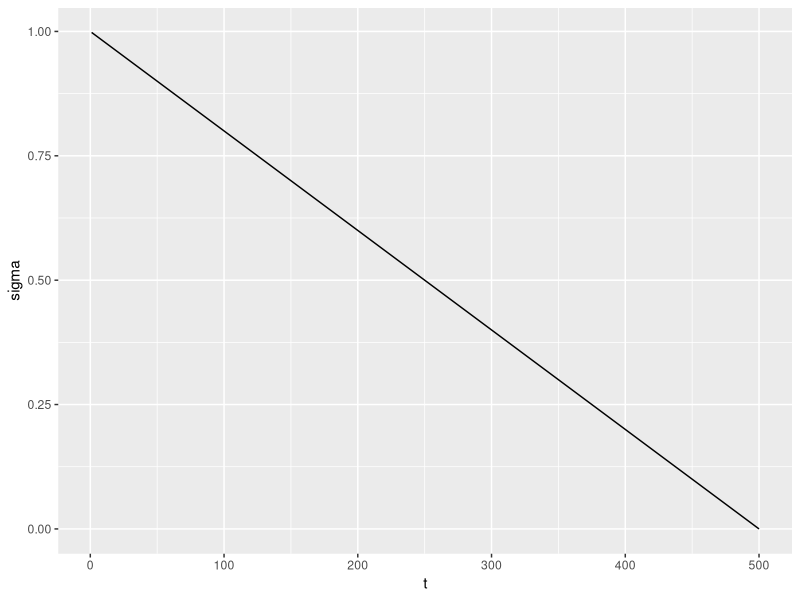
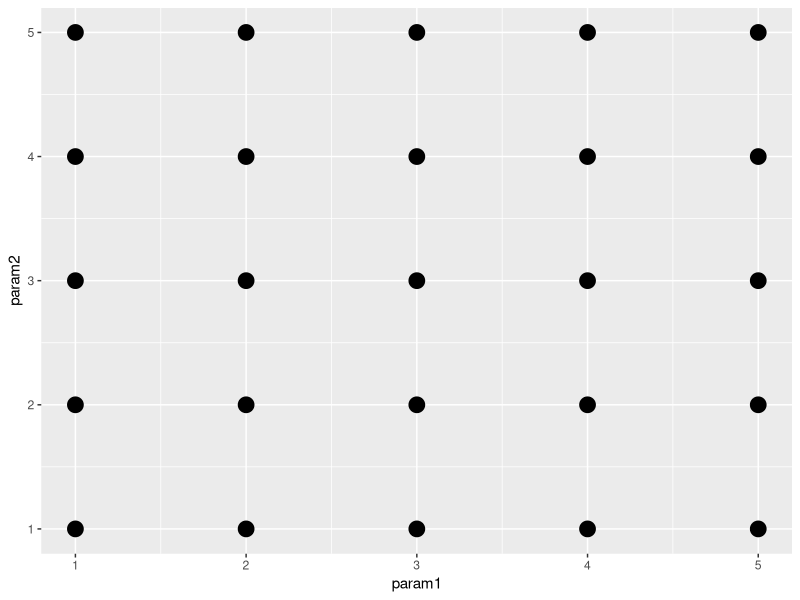
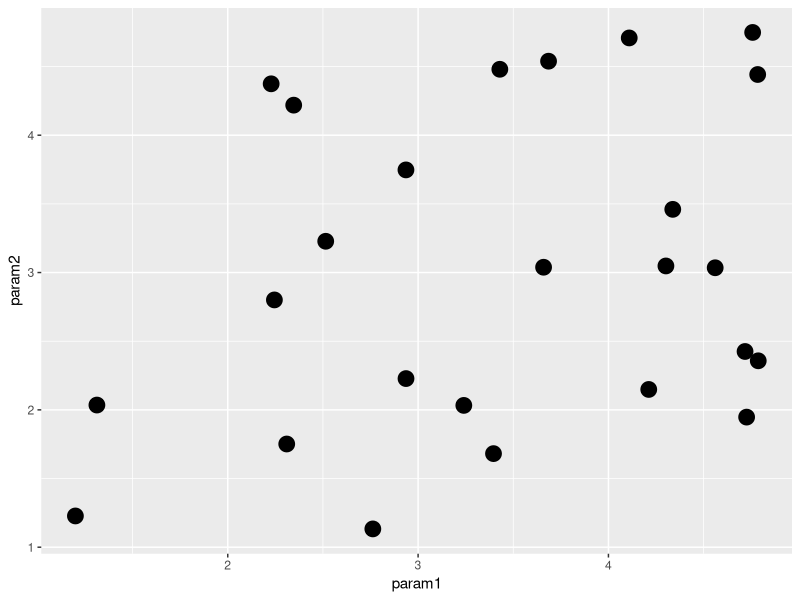

R code for these plots, in order: (Note: this script raises an error after producing the figures.)
## ---- chunk 1
knitr::opts_chunk$set(echo = FALSE)
library(tidyverse)
library(broom)

set.seed(1234)
n <- 50
tam_poblacion <- sample(10:100, size =  n, replace = TRUE)
prob_cruce <- runif(n = n, min = 0, max = 1)
prob_mutacion <- runif(n = n, min = 0, max = 1)
num_genes_fijos <- sample(c(TRUE, FALSE), size = n, replace = TRUE)

grid <- data_frame(tam_poblacion = sample(10:50, size =  n, replace = TRUE),
                   tam_torneo = sample(2:10, size = n, replace = TRUE),
                   prob_cruce = runif(n = n, min = 0, max = 1),
                   prob_mutacion = runif(n = n, min = 0, max = 1),
                   num_genes_fijo = sample(c(TRUE, FALSE), size = n, replace = TRUE),
                   num_genes = sample(10:100, size = n, replace = TRUE)
)

grid$comb_parametros <- 1:nrow(grid)

## ---- chunk 2
data_frame(t = 1:500,
           sigma = 1 - (1:500)/500) %>% 
  ggplot(aes(x = t,
             y = sigma))+ 
  geom_line()
## ---- chunk 3
crossing(param1 = 1:5, param2 = 1:5) %>% 
  ggplot(aes(x = param1, y = param2)) + 
  geom_point(size = 5)
## ---- chunk 4
n <- 25
data_frame(param1 = runif(n = n, min = 1, max= 5), param2 = runif(n = n, min = 1, max= 5)) %>% 
  ggplot(aes(x = param1, y = param2)) + 
  geom_point(size = 5)
## ---- chunk 5
progreso <- read_rds("../resultados/resumen/progreso_1.RDS") %>% 
  mutate(adaptativo = FALSE)
progreso_adaptativo <- read_rds("../resultados/resumen/progreso_adpatativo.RDS") %>% 
  mutate(adaptativo = TRUE)

progreso <- 
## ---- chunk 6
progreso %>% 
  ggplot(aes(x = iter, y = fitness_min)) + 
  geom_line(aes(group =comb_parametros), alpha = 0.5) + 
  facet_wrap(~funcion, scales = "free",ncol = 2)
## ---- chunk 7
ind_fitness_iter <- read_rds("../resultados/resumen/ind_fitness_iter_1.RDS")
## ---- chunk 8
ind_fitness_iter %>% group_by(funcion) %>% 
  summarise(mean(succes_rate > 0))
## ---- chunk 9
ind_fitness_iter %>% group_by(funcion) %>% 
  summarise(mean(fitness_min))
## ---- chunk 10
ind_fitness_iter %>% group_by(funcion) %>% 
  summarise(iter_media = mean(iter_mean),
            iter_sd = sd(iter_mean))
## ---- chunk 11
ind_fitness_iter %>% 
  ggplot(aes(x = as.character(funcion),
             y = iter_mean)) + 
  geom_jitter(height = 0, alpha = 0.5) + 
  geom_boxplot(alpha = 0)
## ---- chunk 12
ind_fitness_iter %>% group_by(funcion) %>% 
  summarise(fitness_medio = mean(fitness_mean),
            fitness_sd = sd(fitness_mean))
## ---- chunk 13
ind_fitness_iter %>% 
  group_by(funcion) %>% 
  nest() %>% 
  mutate(modelo_lm = map(data, function(x) lm(fitness_mean~ tam_poblacion + tam_torneo + prob_cruce + prob_mutacion + num_genes + num_genes_fijo,
                                              data = x)),
         coeficientes = map(modelo_lm, tidy)) %>% 
  select(funcion, coeficientes) %>% 
  unnest() %>% select(funcion, term, estimate) %>% 
  spread(term, estimate)
## ---- chunk 14
grid_stand <- grid %>% 
  mutate_at(setdiff(names(grid), c("comb_parametros", "num_genes_fijo")), function(x) (x - mean(x))/sd(x))

ind_fitness_iter %>% 
  select(setdiff(names(ind_fitness_iter), c("tam_poblacion", "tam_torneo", "prob_cruce", "prob_mutacion", "num_genes_fijo", "num_genes"))) %>% 
  left_join(grid_stand) %>% 
  group_by(funcion) %>% 
  nest() %>% 
  mutate(modelo_lm = map(data, function(x) lm(fitness_mean~ tam_poblacion + tam_torneo + prob_cruce + prob_mutacion + num_genes + num_genes_fijo,
                                              data = x)),
         coeficientes = map(modelo_lm, tidy)) %>% 
  select(funcion, coeficientes) %>% 
  unnest() %>% select(funcion, term, estimate) %>% 
  spread(term, estimate)
